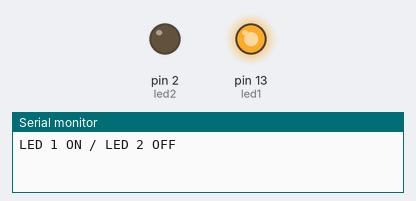
The sketch below on a simulated Arduino Uno, built with avr-gcc and run on an emulated ATmega328P. On the bench: output pins drawn as LEDs (lit = HIGH), the last lines printed to the serial monitor.

Above: at 1.5 s.
At 3.5 s:
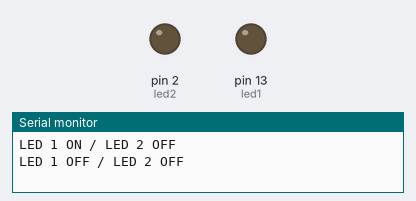
At 6.5 s:
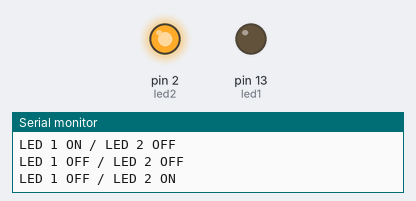
Timing chart, 0 to 13.0 s (numbered marks = the images above):
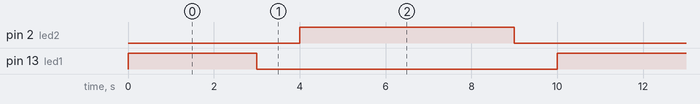

The sketch:

P3_2_AlternarLed.ino
```cpp
int led1 = 13; // led pin 13 positivo y GND (Ground) negativo
int led2 = 2;

void setup() {
  // put your setup code here, to run once:
  Serial.begin(9600); // estandar 9600 siempre
  pinMode(led1,OUTPUT); // indicar que pin se va a utilizar y de que forma se utilizara
  pinMode(led2,OUTPUT);
}

void loop() {
  // put your main code here, to run repeatedly:
  Serial.println("LED 1 ON / LED 2 OFF");
  digitalWrite(led1,HIGH);
  delay(3000);
  Serial.println("LED 1 OFF / LED 2 OFF");
  digitalWrite(led1,LOW);
  delay(1000);
  Serial.println("LED 1 OFF / LED 2 ON");
  digitalWrite(led2,HIGH);
  delay(5000);
  Serial.println("LED 1 OFF / LED 2 OFF");
  digitalWrite(led2,LOW);
  delay(1000);
}
```

Measured:
- by itself, pin 2 (led2): alternates HIGH for 5.0 s and LOW for 5.0 s
- by itself, pin 13 (led1): alternates HIGH for 3.0 s and LOW for 7.0 s
- by itself, everything shown: repeats every 10.0 s, in 4 steps
